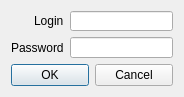
<?xml version="1.0" encoding="UTF-8"?>
<ui version="4.0">
 <class>Auth</class>
 <widget class="QDialog" name="Auth">
  <property name="geometry">
   <rect>
    <x>0</x>
    <y>0</y>
    <width>184</width>
    <height>97</height>
   </rect>
  </property>
  <property name="sizePolicy">
   <sizepolicy hsizetype="Maximum" vsizetype="Maximum">
    <horstretch>0</horstretch>
    <verstretch>0</verstretch>
   </sizepolicy>
  </property>
  <property name="minimumSize">
   <size>
    <width>184</width>
    <height>97</height>
   </size>
  </property>
  <property name="maximumSize">
   <size>
    <width>184</width>
    <height>97</height>
   </size>
  </property>
  <property name="windowTitle">
   <string>Authentication</string>
  </property>
  <property name="modal">
   <bool>true</bool>
  </property>
  <layout class="QVBoxLayout" name="verticalLayout">
   <item>
    <layout class="QFormLayout" name="formLayout">
     <property name="labelAlignment">
      <set>Qt::AlignRight|Qt::AlignTrailing|Qt::AlignVCenter</set>
     </property>
     <item row="0" column="0">
      <widget class="QLabel" name="label">
       <property name="text">
        <string>Login</string>
       </property>
      </widget>
     </item>
     <item row="0" column="1">
      <widget class="QLineEdit" name="loginInput"/>
     </item>
     <item row="1" column="0">
      <widget class="QLabel" name="label_2">
       <property name="text">
        <string>Password</string>
       </property>
      </widget>
     </item>
     <item row="1" column="1">
      <widget class="QLineEdit" name="passwordInput">
       <property name="echoMode">
        <enum>QLineEdit::Password</enum>
       </property>
      </widget>
     </item>
    </layout>
   </item>
   <item>
    <widget class="QDialogButtonBox" name="buttonBox">
     <property name="orientation">
      <enum>Qt::Horizontal</enum>
     </property>
     <property name="standardButtons">
      <set>QDialogButtonBox::Cancel|QDialogButtonBox::Ok</set>
     </property>
    </widget>
   </item>
  </layout>
 </widget>
 <resources/>
 <connections>
  <connection>
   <sender>buttonBox</sender>
   <signal>accepted()</signal>
   <receiver>Auth</receiver>
   <slot>accept()</slot>
   <hints>
    <hint type="sourcelabel">
     <x>248</x>
     <y>254</y>
    </hint>
    <hint type="destinationlabel">
     <x>157</x>
     <y>274</y>
    </hint>
   </hints>
  </connection>
  <connection>
   <sender>buttonBox</sender>
   <signal>rejected()</signal>
   <receiver>Auth</receiver>
   <slot>reject()</slot>
   <hints>
    <hint type="sourcelabel">
     <x>316</x>
     <y>260</y>
    </hint>
    <hint type="destinationlabel">
     <x>286</x>
     <y>274</y>
    </hint>
   </hints>
  </connection>
 </connections>
</ui>
